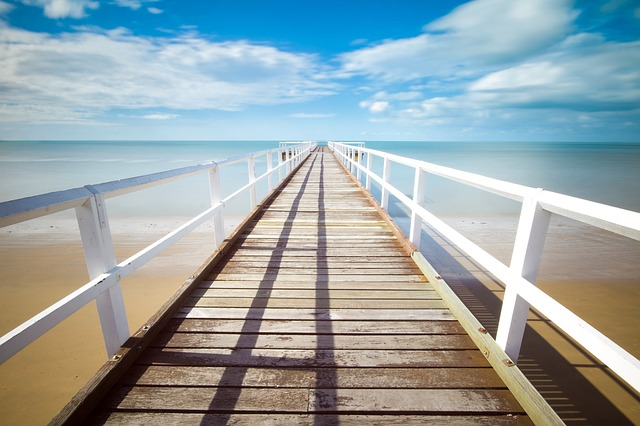
%> input picture exercise3/pier.jpg, 640 x 426 px
$ octave test_hough_lines.m   (GNU Octave 9; MATLAB toolbox functions it lacks are replaced by stand-ins)
%> lines starting %> are read from the running program, lines starting %| are printed output that depends on the picture
### exercise3/image_derivatives.m
function [Ix,Iy] = image_derivatives(I,sigma)

    G = gauss(sigma);
    D = gaussdx(sigma);

    Ix = conv2(conv2(I,D),G');
    Iy = conv2(conv2(I,D'),G);

### exercise3/gradient_magnitude.m
function [Imag,Idir] = gradient_magnitude(I,sigma)

    [Ix,Iy] = image_derivatives(I,sigma);
    Imag = sqrt((Ix.^2) + (Iy.^2));
    Idir = atan2(Iy , Ix);


### exercise3/nonmaxima_suppression_line.m
function Imax = nonmaxima_suppression_line(Imag,Idir)
    [h,w] = size(Imag);
    Imax = zeros(h,w);
    offx = [-1 -1  0  1 1 1 0 -1 -1];
    offy = [ 0 -1 -1 -1 0 1 1  1  0];

    for y = 1:h
        for x = 1:w
            dir = Idir(y,x); % check pixel orientation
            idx = round(((dir + pi) / pi) * 4) + 1; % map orientation to the lookup table
            y1 = y + offy(idx);
            x1 = x + offx(idx);
            y2 = y - offy(idx);
            x2 = x - offx(idx);

            % constrain coordinates
            x1 = max([1,x1]);
            x1 = min([w,x1]);

            y1 = max([1,y1]);
            y1 = min([h,y1]);

            x2 = max([1,x2]);
            x2 = min([w,x2]);

            y2 = max([1,y2]);
            y2 = min([h,y2]);

            if ((Imag(y,x) >= Imag(y1,x1)) && (Imag(y,x) >= Imag(y2,x2)))
                Imax(y,x) = Imag(y,x);
            end
        end
    end


### exercise3/findedges.m
function [Ie,Idir] = findedges(I,sigma,theta)
    [Imag,Idir] = gradient_magnitude(I,sigma);
    Imax = nonmaxima_suppression_line(Imag,Idir);
    Ie = Imax >= theta;

### exercise3/gauss.m
function [g,x] = gauss(sigma)
    x = -round(3.0*sigma):round(3.0*sigma);
    g = (1/(sqrt(2*pi)*sigma))*exp(-((x.^2)/(2*(sigma^2))));
    g = g / sum(g);

### exercise3/gaussdx.m
function ker = gaussdx(sigma)
    x = -round(3.0*sigma):round(3.0*sigma);
    ker = ((-1)/(sqrt(2*pi)*sigma^3)) .* x .* exp(-(x.^2)/(2*sigma^2));
    ker = ker / sum(abs(ker));

### exercise3/test_hough_lines.m
%close all;
A = imread('pier.jpg');
%> A is the input picture: size 426x640x3 uint8; mean R, G, B 150.7, 164.4, 166.7
A_gray = rgb2gray(A);
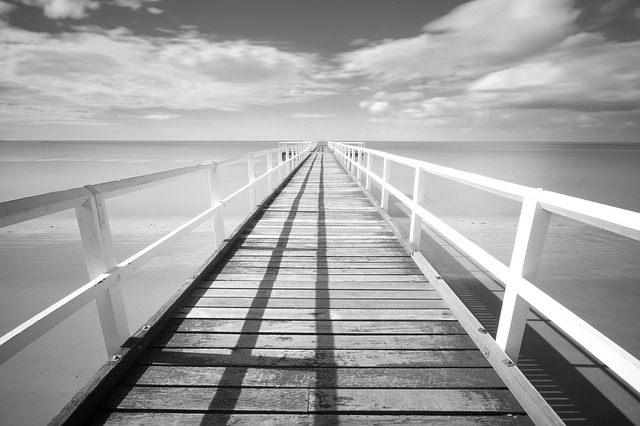
%> A_gray: size 426x640 uint8; min 2, max 255, mean 160.6

B = findedges(A_gray,1,8);
%> in image_derivatives, `Ix = conv2(conv2(I,D),G');`:
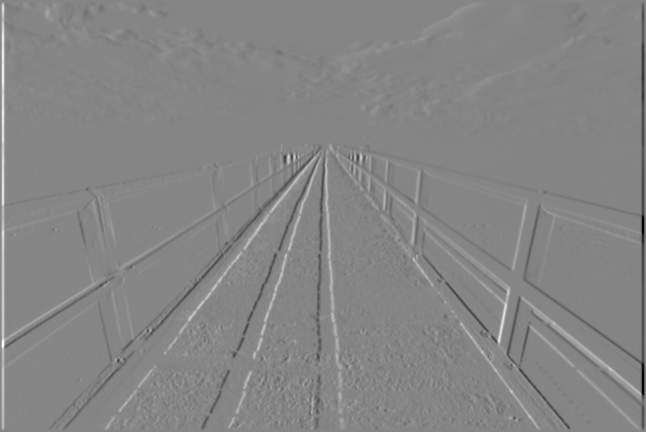
%> Ix: size 432x646 double; min -127, max 115.2, mean 0; drawn with min black and max white
%> in image_derivatives, `Iy = conv2(conv2(I,D'),G);`:
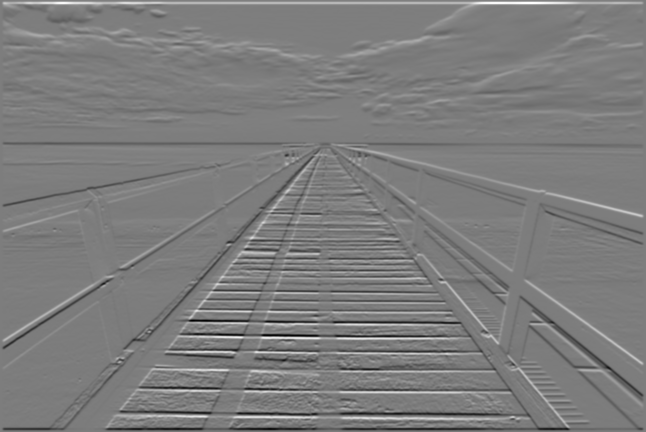
%> Iy: size 432x646 double; min -103.5, max 107.4, mean 0; drawn with min black and max white
%> in gradient_magnitude, `Imag = sqrt((Ix.^2) + (Iy.^2));`:
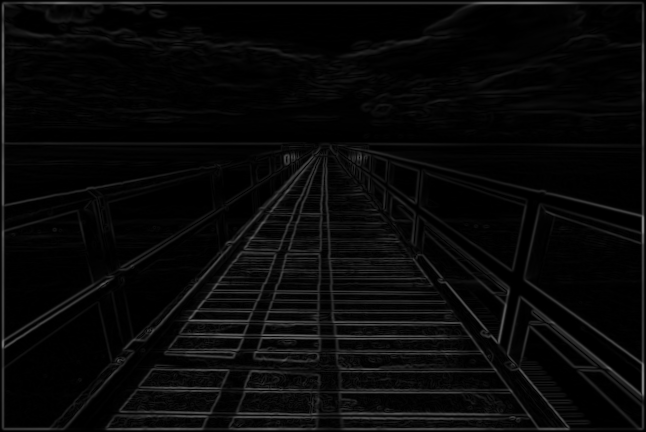
%> Imag: size 432x646 double; min 2.51e-15, max 127, mean 9
%> in gradient_magnitude, `Idir = atan2(Iy , Ix);`:
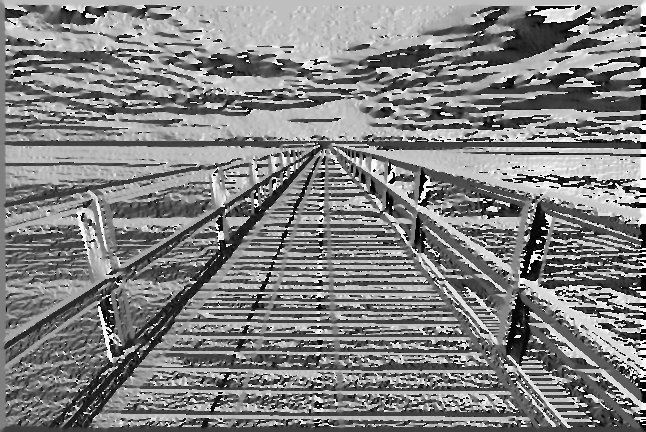
%> Idir: size 432x646 double; min -3.14, max 3.14, mean 0.0597; drawn with min black and max white
%> after the loop in nonmaxima_suppression_line, `for y = 1:h`:
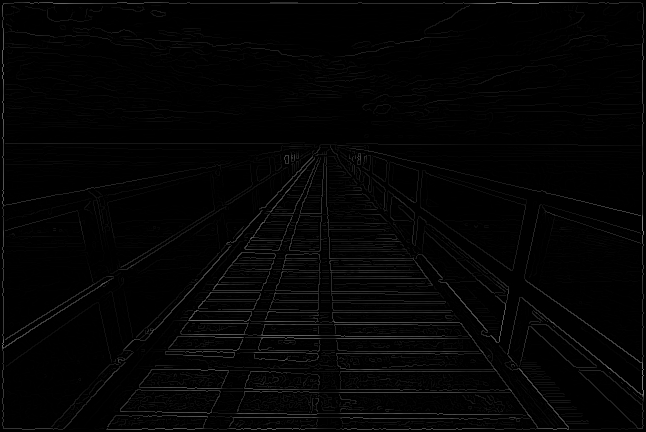
%> Imax: size 432x646 double; min 0, max 127, mean 3.9
%> in findedges, `Ie = Imax >= theta;`:
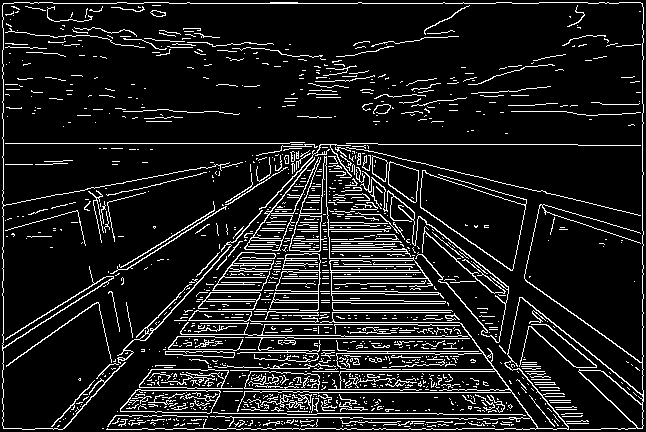
%> Ie: size 432x646 logical; 11.2% white in thin lines or dots

%> (the run ends here)
